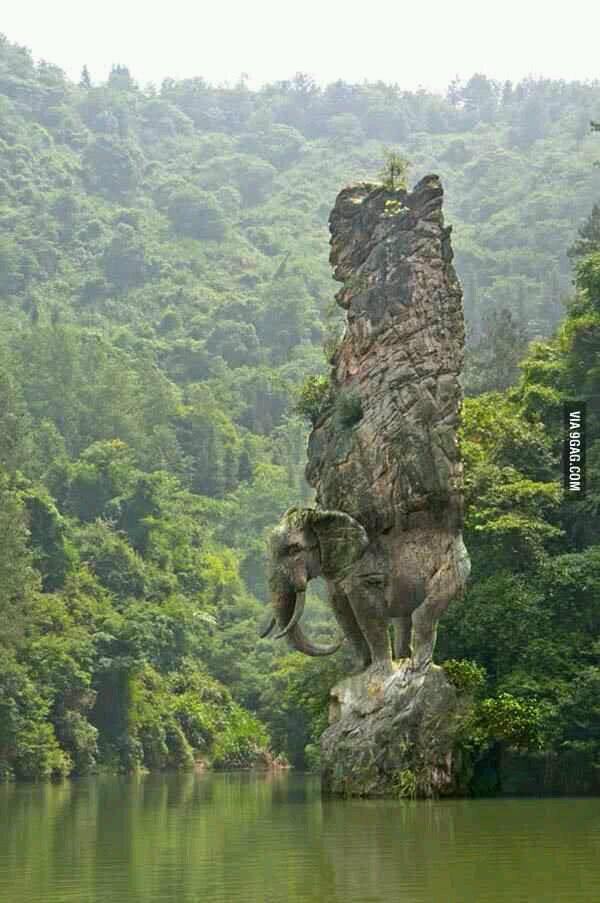
#> input picture images/image_02.jpg, 600 x 903 px
$ jupyter execute ela_test.ipynb
#> lines starting #> are read from the running program, lines starting #| are printed output that depends on the picture
[cell 1]
import numpy as np
import matplotlib.pyplot as plt
import imageio

import os
from PIL import Image, ImageChops, ImageEnhance, ImageFile

[cell 2]
def display_side_by_side(image1, image2):
    fig, ax = plt.subplots(ncols=2, sharey=True, figsize=(9,9))
    ax[0].imshow(image1)
    ax[1].imshow(image2)

def ela_substract(image_path, quality):
    """
    No sé si esto esta bien implementado...
    Revisar https://github.com/Ghirensics/ghiro/blob/master/plugins/processing/ela.py
    """
#> called with image_path = 'images/image_02.jpg', quality = 1
# [8 lines of commented-out code are left out]

    path_list = image_path.split('/')
    new_path = ''.join(path_list[:-1]) + '/'+ path_list[-1][:path_list[-1].rfind('.')] + \
                   '_{:d}.jpg'.format(quality)

    im = Image.open(image_path)
#> im is the input picture: PIL image 600x903 RGB; mean R, G, B 126.1, 138.3, 114


    if im.mode != "RGB":
        im = im.convert("RGB")

    im.save(new_path,"JPEG", quality=quality)
    reencoded = Image.open(new_path)
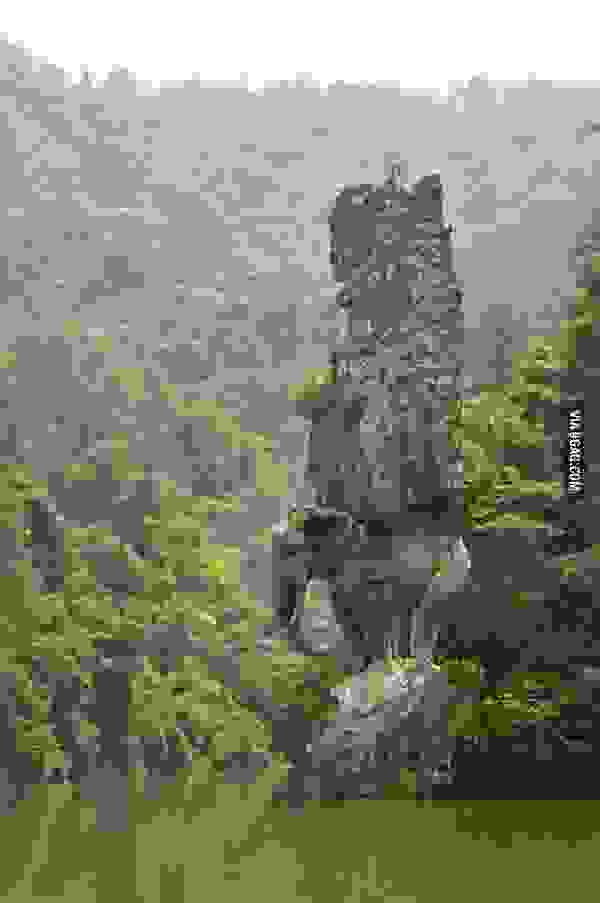
#> reencoded: PIL image 600x903 RGB; mean R, G, B 132, 134.9, 117.1
    os.remove(new_path)


    diff = ImageChops.difference(im, reencoded)
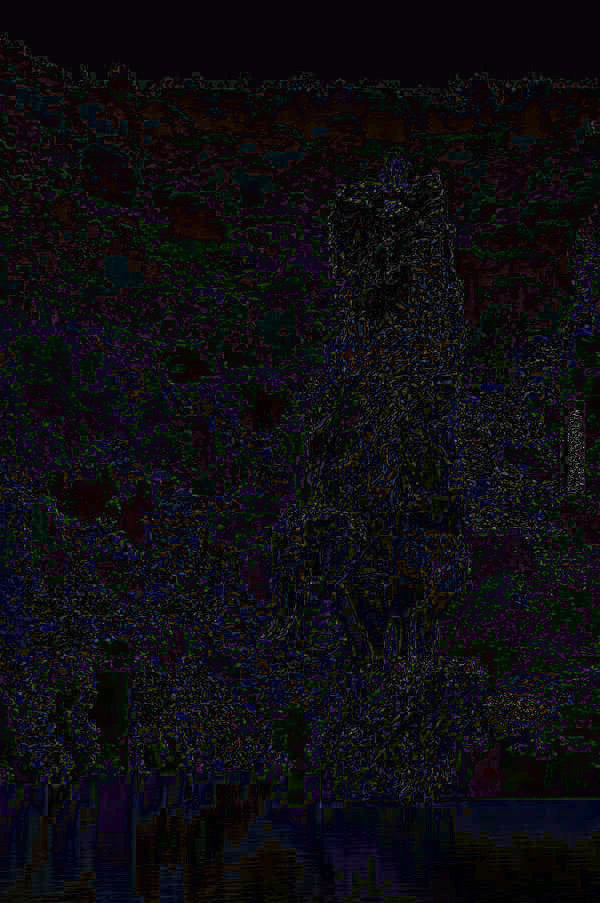
#> diff: PIL image 600x903 RGB; mean R, G, B 14.1, 12.7, 17

    extrema = diff.getextrema()
#> extrema = ((0, 184), (0, 168), (0, 178))

    max_diff = max([ex[1] for ex in extrema])
#> max_diff = 184

    scale = 255.0/max_diff
#> scale = 1.39
    diff = ImageEnhance.Brightness(diff).enhance(scale)
    return im, diff

[cell 3]
for q in range(1, 100, 10):
    ori, diff = ela_substract('images/image_02.jpg', q)
    display_side_by_side(ori, diff)
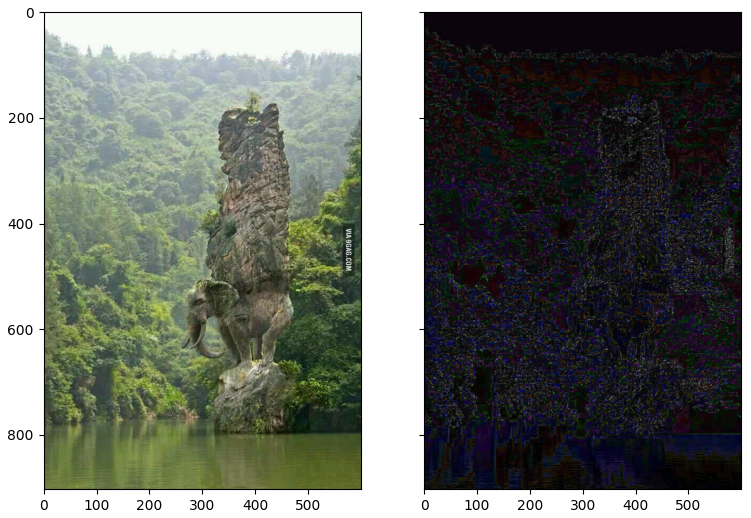
#> figure drawn by matplotlib, 2 panels
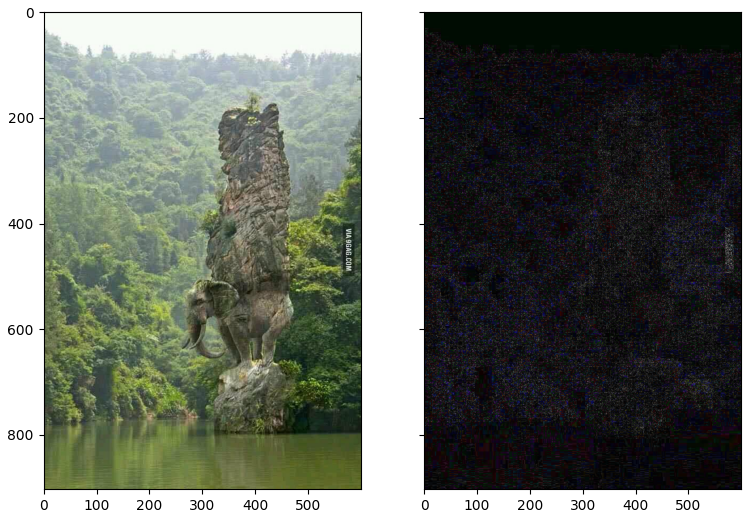
#> figure drawn by matplotlib, 2 panels
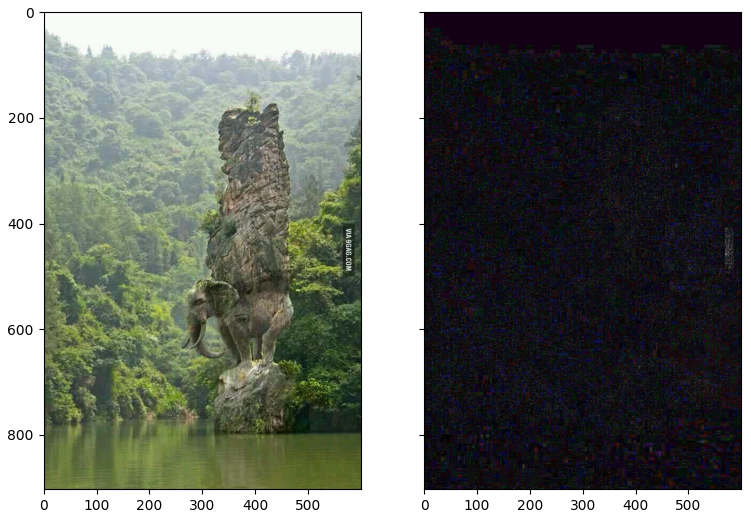
#> figure drawn by matplotlib, 2 panels
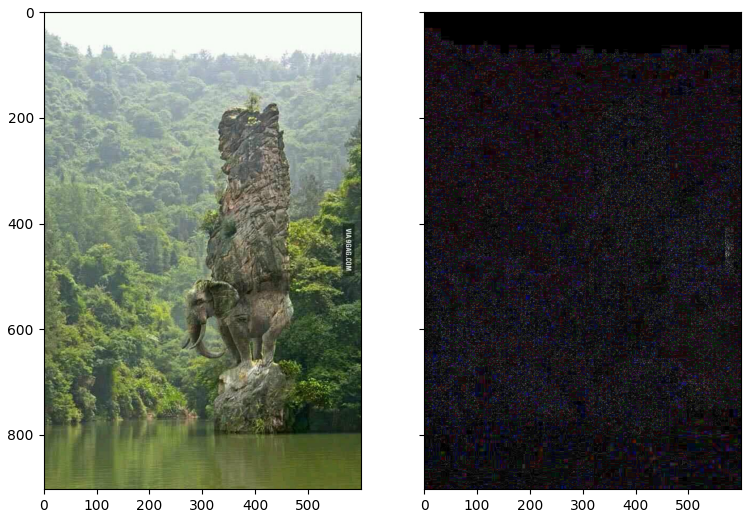
#> figure drawn by matplotlib, 2 panels
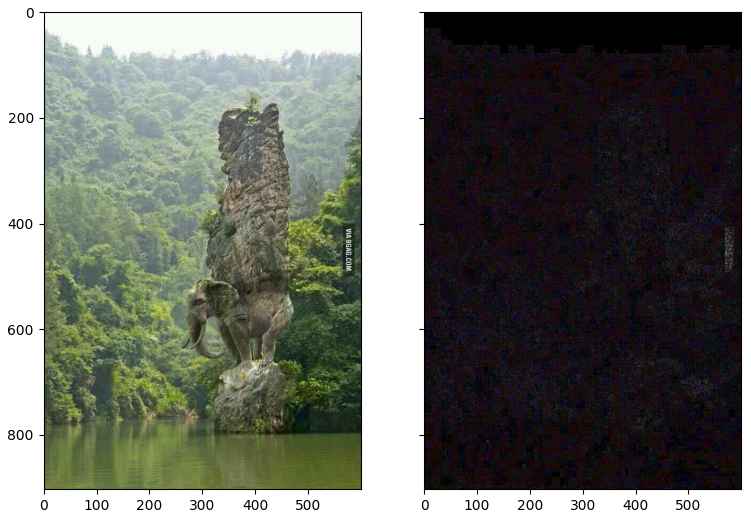
#> figure drawn by matplotlib, 2 panels
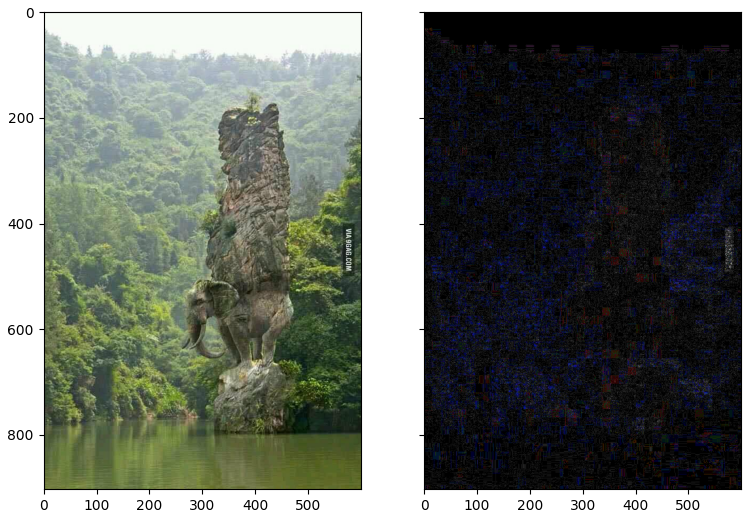
#> figure drawn by matplotlib, 2 panels
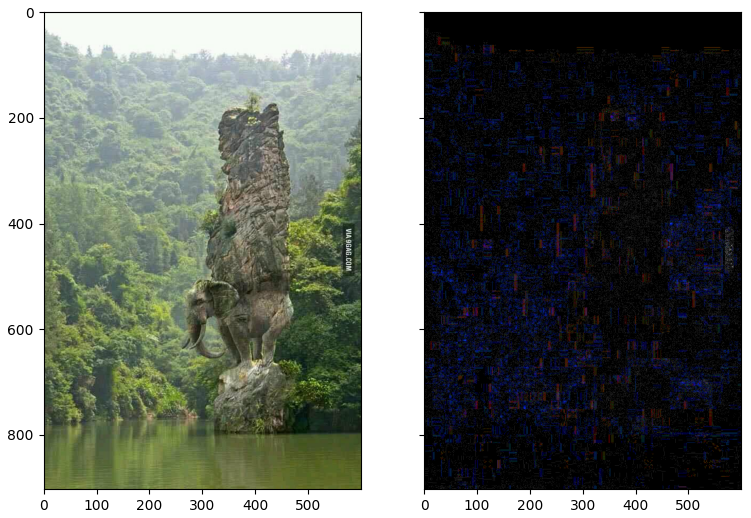
#> figure drawn by matplotlib, 2 panels
